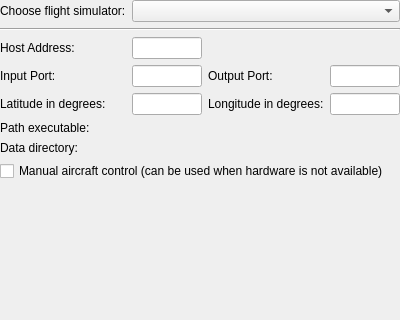
<?xml version="1.0" encoding="UTF-8"?>
<ui version="4.0">
 <class>HITLOptionsPage</class>
 <widget class="QWidget" name="HITLOptionsPage">
  <property name="geometry">
   <rect>
    <x>0</x>
    <y>0</y>
    <width>400</width>
    <height>320</height>
   </rect>
  </property>
  <property name="sizePolicy">
   <sizepolicy hsizetype="Expanding" vsizetype="Expanding">
    <horstretch>0</horstretch>
    <verstretch>0</verstretch>
   </sizepolicy>
  </property>
  <property name="windowTitle">
   <string>Form</string>
  </property>
  <layout class="QGridLayout" name="gridLayout">
   <property name="margin">
    <number>0</number>
   </property>
   <item row="1" column="1">
    <widget class="QLabel" name="label_3">
     <property name="text">
      <string>Choose flight simulator:</string>
     </property>
    </widget>
   </item>
   <item row="1" column="2" colspan="3">
    <widget class="QComboBox" name="chooseFlightSimulator"/>
   </item>
   <item row="2" column="1" colspan="4">
    <widget class="Line" name="line">
     <property name="orientation">
      <enum>Qt::Horizontal</enum>
     </property>
    </widget>
   </item>
   <item row="5" column="1">
    <widget class="QLabel" name="label_7">
     <property name="text">
      <string>Latitude in degrees:</string>
     </property>
    </widget>
   </item>
   <item row="5" column="2">
    <widget class="QLineEdit" name="latitude"/>
   </item>
   <item row="5" column="3">
    <widget class="QLabel" name="label_8">
     <property name="text">
      <string>Longitude in degrees:</string>
     </property>
    </widget>
   </item>
   <item row="5" column="4">
    <widget class="QLineEdit" name="longitude"/>
   </item>
   <item row="6" column="1">
    <widget class="QLabel" name="label">
     <property name="sizePolicy">
      <sizepolicy hsizetype="Preferred" vsizetype="Fixed">
       <horstretch>0</horstretch>
       <verstretch>0</verstretch>
      </sizepolicy>
     </property>
     <property name="text">
      <string>Path executable:</string>
     </property>
    </widget>
   </item>
   <item row="6" column="2" colspan="3">
    <widget class="Utils::PathChooser" name="executablePath" native="true">
     <property name="sizePolicy">
      <sizepolicy hsizetype="Preferred" vsizetype="Preferred">
       <horstretch>1</horstretch>
       <verstretch>0</verstretch>
      </sizepolicy>
     </property>
    </widget>
   </item>
   <item row="7" column="1">
    <widget class="QLabel" name="label_2">
     <property name="sizePolicy">
      <sizepolicy hsizetype="Preferred" vsizetype="Fixed">
       <horstretch>0</horstretch>
       <verstretch>0</verstretch>
      </sizepolicy>
     </property>
     <property name="text">
      <string>Data directory:</string>
     </property>
    </widget>
   </item>
   <item row="7" column="2" colspan="3">
    <widget class="Utils::PathChooser" name="dataPath" native="true"/>
   </item>
   <item row="8" column="1" colspan="4">
    <widget class="QCheckBox" name="manualControl">
     <property name="sizePolicy">
      <sizepolicy hsizetype="Preferred" vsizetype="Fixed">
       <horstretch>0</horstretch>
       <verstretch>0</verstretch>
      </sizepolicy>
     </property>
     <property name="toolTip">
      <string>Manual aircraft control (can be used when hardware is not available)</string>
     </property>
     <property name="text">
      <string>Manual aircraft control (can be used when hardware is not available)</string>
     </property>
    </widget>
   </item>
   <item row="11" column="2">
    <spacer name="verticalSpacer">
     <property name="orientation">
      <enum>Qt::Vertical</enum>
     </property>
     <property name="sizeHint" stdset="0">
      <size>
       <width>20</width>
       <height>182</height>
      </size>
     </property>
    </spacer>
   </item>
   <item row="3" column="1">
    <widget class="QLabel" name="label_6">
     <property name="text">
      <string>Host Address:</string>
     </property>
    </widget>
   </item>
   <item row="3" column="2">
    <widget class="QLineEdit" name="hostAddress"/>
   </item>
   <item row="4" column="4">
    <widget class="QLineEdit" name="outputPort"/>
   </item>
   <item row="4" column="3">
    <widget class="QLabel" name="label_4">
     <property name="text">
      <string>Output Port:</string>
     </property>
    </widget>
   </item>
   <item row="4" column="2">
    <widget class="QLineEdit" name="inputPort"/>
   </item>
   <item row="4" column="1">
    <widget class="QLabel" name="label_5">
     <property name="text">
      <string>Input Port:</string>
     </property>
    </widget>
   </item>
  </layout>
 </widget>
 <customwidgets>
  <customwidget>
   <class>Utils::PathChooser</class>
   <extends>QWidget</extends>
   <header>utils/pathchooser.h</header>
   <container>1</container>
  </customwidget>
 </customwidgets>
 <resources/>
 <connections/>
</ui>
